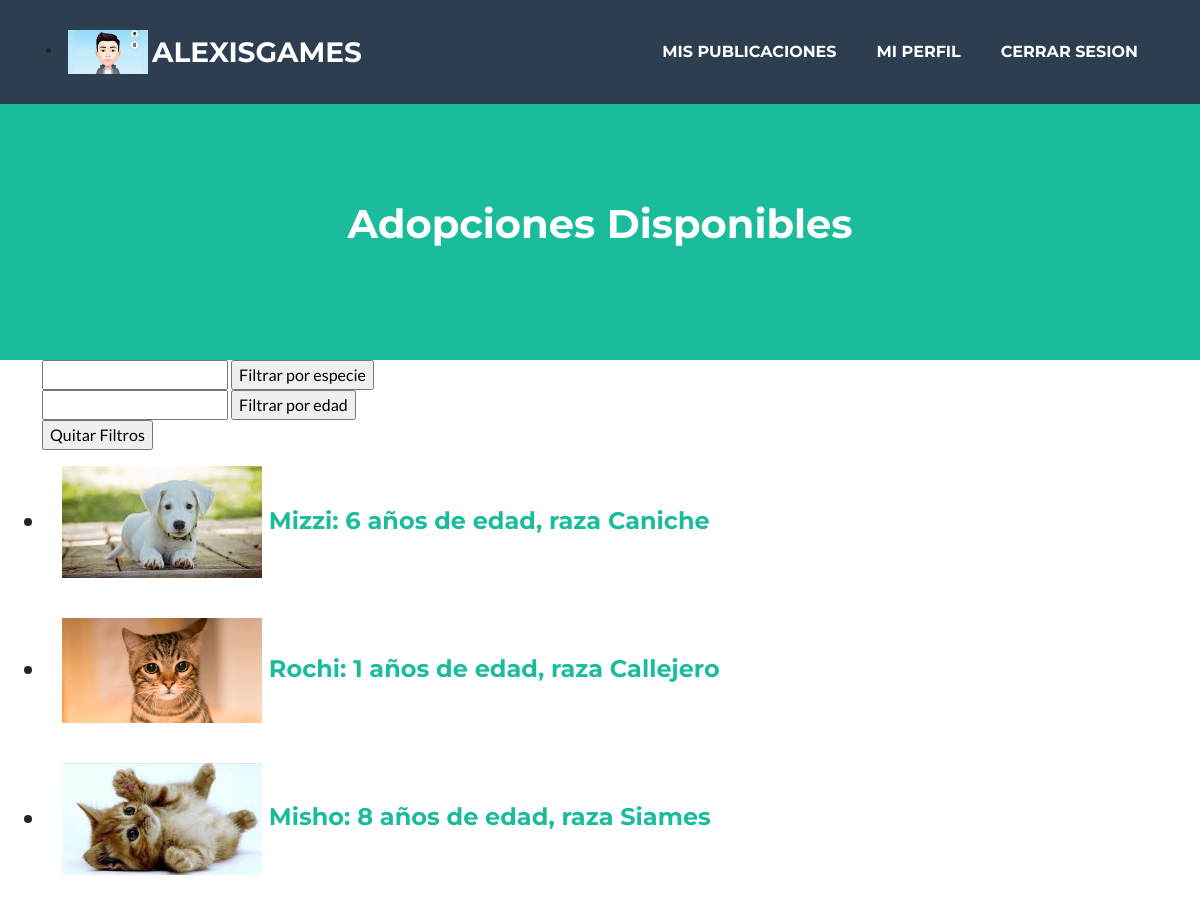
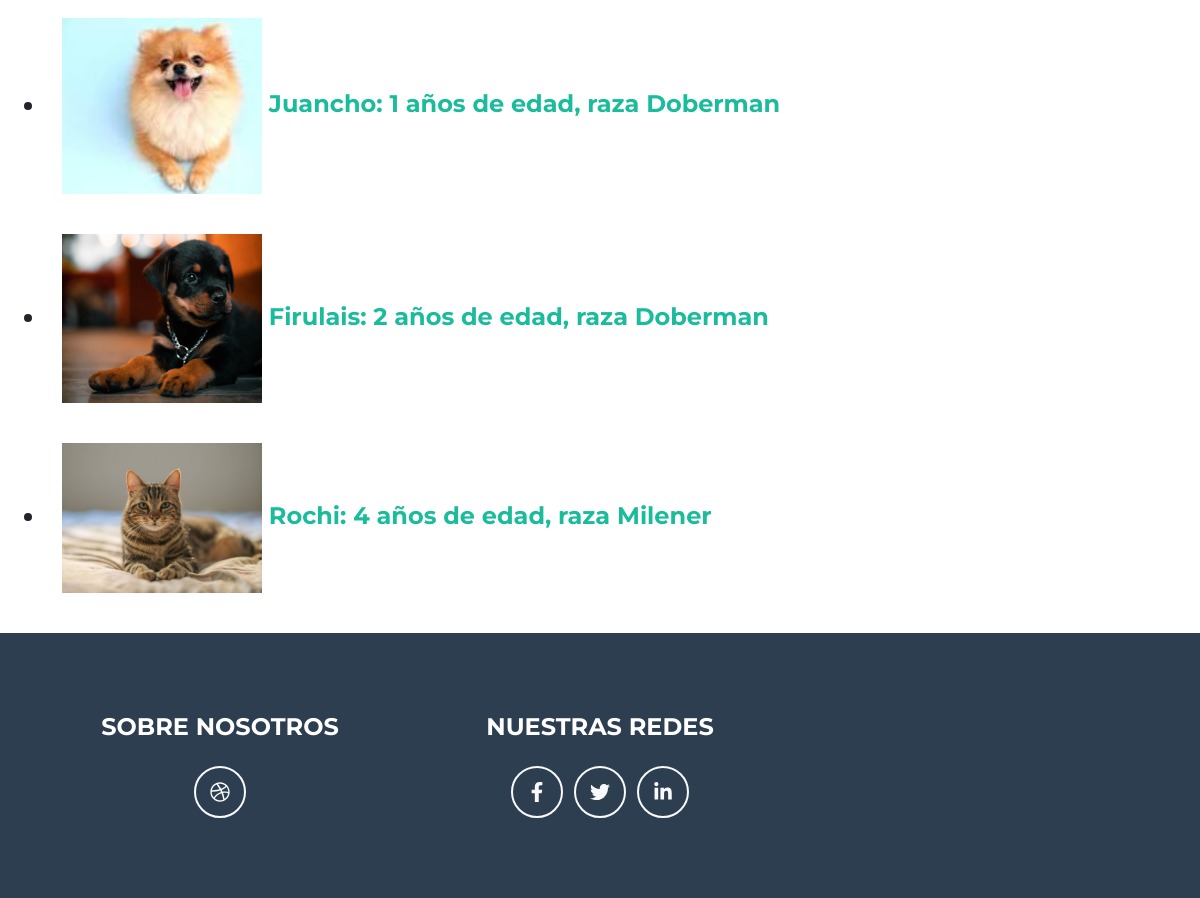
/inicio (signed in), run on the app's committed database (2 pictures, top to bottom).
### blog/models.py (models this page shows)
class Publicaciones(models.Model):
    user=models.ForeignKey(User, on_delete=models.CASCADE)
    nombre=models.CharField(max_length=50,blank=True, null=True)
    edad= models.IntegerField()
    descripcion=RichTextField()
    imagen= models.ImageField(upload_to='imagenes')
    especie=models.IntegerField(choices=opciones_especie)
    raza=models.CharField(max_length=50,blank=True, null=True)
    def __str__(self):
        return self.nombre

### blog/views.py (the view)
# urls.py: path("inicio", inicio, name="inicio"),
@login_required
def inicio(request):
    mascotas=Publicaciones.objects.all()
    print(list(mascotas))
    return render(request, "blog/inicio.html", {'mascotas':mascotas, "avatar":obteneravatar(request)})

### blog/views.py (called while the page is built)
def obteneravatar(request):
    lista=Avatar.objects.filter(user=request.user)
    if len(lista)!=0:
        imagen=lista[0].imagen.url
    else:
        imagen="/media/avatares/avatarpordefecto.jpg"
    return imagen

### blog/templates/blog/inicio.html (shortened to what this page needs)
{% extends "blog/index.html" %}
{% load static %}
{% block titulo %}
    </head>
    <body id="page-top">
        <nav class="navbar navbar-expand-lg bg-secondary text-uppercase fixed-top" id="mainNav">
            <div class="container">
                <li class="nav-item mx-0 mx-lg-1"><a href="{% url 'agregaravatar' %}"><img src="{{ avatar }}" width="80px"></a></li>
                <a class="navbar-brand" href="{% url 'perfil' %}">{{ user }}</a>
                <div class="collapse navbar-collapse" id="navbarResponsive">
                    <ul class="navbar-nav ms-auto">
                        <li class="nav-item mx-0 mx-lg-1"><a class="nav-link py-3 px-0 px-lg-3 rounded" href="{% url 'publicaciones' %}">Mis Publicaciones</a></li>
                        <li class="nav-item mx-0 mx-lg-1"><a class="nav-link py-3 px-0 px-lg-3 rounded" href="{% url 'perfil' %}">Mi Perfil</a></li>
                        <li class="nav-item mx-0 mx-lg-1"><a class="nav-link py-3 px-0 px-lg-3 rounded" href="{% url 'logout' %}">Cerrar Sesion</a></li>
                    </ul>
                </div>
            </div>
        </nav>
        <header class="masthead bg-primary text-white text-center">
            <div class="container d-flex align-items-center flex-column">
                    <h1>Adopciones Disponibles</h1>
            </div>
        </header>
        <div class="container">
            <div class="row justify-content-left">
                <form action="{% url 'pbuscar2' %}" method="GET">
                    <input type=number name="especie">
                    <input type="submit" value="Filtrar por especie">
                </form>
                <form action="{% url 'pbuscar' %}" method="GET">
                            <input type="number" name="edad">
                            <input type="submit" value="Filtrar por edad">
                        </form>
                        <form action="{% url 'inicio' %}" method="GET">
                            <input type="submit" value="Quitar Filtros">
                        </form>
<ul>
    {% for mascota in mascotas %}
    <h4><li class="nav-item mx-0 mx-lg-1"><a class="nav-link py-3 px-0 px-lg-3 rounded" href="{% url 'mostrarpublicacion' mascota.id %}"><img src="../media/{{ mascota.imagen }}" width="200px"> {{ mascota.nombre }}: {{ mascota.edad }} años de edad, raza {{ mascota.raza }}</a></li></h4>
    {% endfor %}
</ul>
                    </div>
                </div>
        <footer class="footer text-center">
            <div class="container">
                <div class="row">
                    <div class="col-lg-4 mb-5 mb-lg-0">
                        <h4 class="text-uppercase mb-4">Sobre Nosotros</h4>
                        <p class="lead mb-0">
                            <a class="btn btn-outline-light btn-social mx-1" target="_blank" href="{% url 'sobrenosotros' %}"><i class="fab fa-fw fa-dribbble"></i></a>
                            <br />
                        </p>
                    </div>
                    <div class="col-lg-4 mb-5 mb-lg-0">
                        <h4 class="text-uppercase mb-4">Nuestras Redes</h4>
                        <a class="btn btn-outline-light btn-social mx-1" href="#!"><i class="fab fa-fw fa-facebook-f"></i></a>
                        <a class="btn btn-outline-light btn-social mx-1" href="#!"><i class="fab fa-fw fa-twitter"></i></a>
                        <a class="btn btn-outline-light btn-social mx-1" href="#!"><i class="fab fa-fw fa-linkedin-in"></i></a>
                    </div>
                </div>
            </div>
        </footer>
{% endblock %}

### data on the page
Publicaciones: imagen (picture), nombre "Mizzi", edad "6", raza "Caniche"
Publicaciones: imagen (picture), nombre "Rochi", edad "1", raza "Callejero"
Publicaciones: imagen (picture), nombre "Misho", edad "8", raza "Siames"
Publicaciones: imagen (picture), nombre "Juancho", edad "1", raza "Doberman"
Publicaciones: imagen (picture), nombre "Firulais", edad "2", raza "Doberman"
Publicaciones: imagen (picture), nombre "Rochi", edad "4", raza "Milener"

### other printed values
{{ user }} "ALEXISGAMES"
